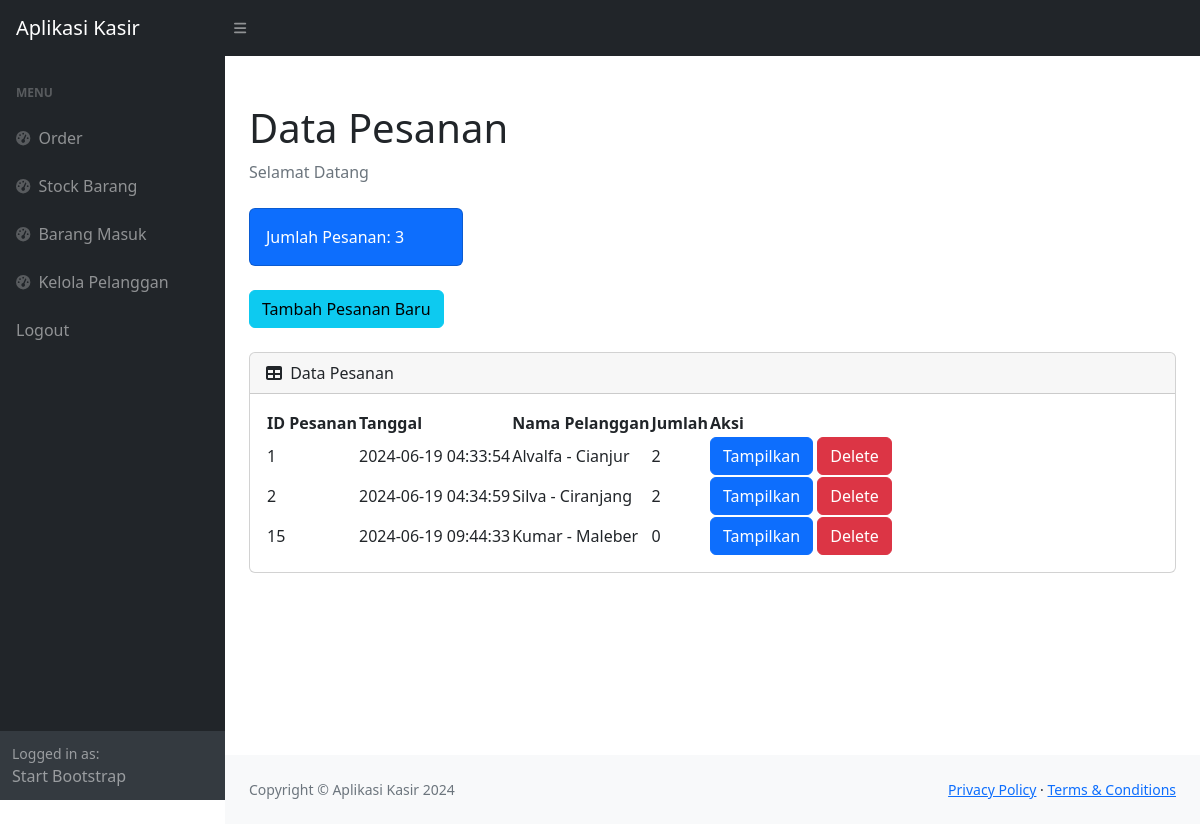
The app's page /index.php (signed in) with its own data.
### tables this page shows
CREATE TABLE `pesanan` (
  `id_pesanan` int(11) NOT NULL,
  `tanggal` timestamp NOT NULL DEFAULT current_timestamp() ON UPDATE current_timestamp(),
  `id_pelanggan` int(11) NOT NULL
);

CREATE TABLE `pelanggan` (
  `id_pelanggan` int(11) NOT NULL,
  `nama_pelanggan` varchar(30) NOT NULL,
  `no_telepon` varchar(15) NOT NULL,
  `alamat` text NOT NULL
);

### index.php (the view, shortened to what this page needs)
<?php
require 'ceklogin.php';
$h1 = mysqli_query($c, "select * from pesanan");
$h2 = mysqli_num_rows($h1);
?>
<!DOCTYPE html>
<html lang="en">
    <head>
        <link href="css/styles.css" rel="stylesheet" />
        <link href="https://cdn.datatables.net/1.10.20/css/dataTables.bootstrap4.min.css" rel="stylesheet"/>
    </head>
    <body class="sb-nav-fixed">
        <nav class="sb-topnav navbar navbar-expand navbar-dark bg-dark">
            <a class="navbar-brand ps-3" href="index.php">Aplikasi Kasir</a>
            <button class="btn btn-link btn-sm order-1 order-lg-0 me-4 me-lg-0" id="sidebarToggle" href="#!"><i class="fas fa-bars"></i></button>
        </nav>
        <div id="layoutSidenav">
            <div id="layoutSidenav_nav">
                <nav class="sb-sidenav accordion sb-sidenav-dark" id="sidenavAccordion">
                    <div class="sb-sidenav-menu">
                        <div class="nav">
                            <div class="sb-sidenav-menu-heading">Menu</div>
                            <a class="nav-link" href="index.php">
                                <div class="sb-nav-link-icon"><i class="fas fa-tachometer-alt"></i></div>
                                Order
                            </a>
                            <a class="nav-link" href="stock.php">
                                <div class="sb-nav-link-icon"><i class="fas fa-tachometer-alt"></i></div>
                                Stock Barang
                            </a>
                            <a class="nav-link" href="barangmasuk.php">
                                <div class="sb-nav-link-icon"><i class="fas fa-tachometer-alt"></i></div>
                                Barang Masuk
                            </a>
                            <a class="nav-link" href="pelanggan.php">
                                <div class="sb-nav-link-icon"><i class="fas fa-tachometer-alt"></i></div>
                                Kelola Pelanggan
                            </a>
                            <a class="nav-link" href="logout.php">
                                Logout
                            </a>
                        </div>
                    </div>
                    <div class="sb-sidenav-footer">
                        <div class="small">Logged in as:</div>
                        Start Bootstrap
                    </div>
                </nav>
            </div>
            <div id="layoutSidenav_content">
                <main>
                    <div class="container-fluid px-4">
                        <h1 class="mt-4">Data Pesanan</h1>
                        <ol class="breadcrumb mb-4">
                            <li class="breadcrumb-item active">Selamat Datang</li>
                        </ol>
                        <div class="row">
                            <div class="col-xl-3 col-md-6">
                                <div class="card bg-primary text-white mb-4">
                                    <div class="card-body">Jumlah Pesanan: <?=$h2;?></div>
                                </div>
                            </div>
                        </div>
                         <button type="button" class="btn btn-info mb-4" data-toggle="modal" data-target="#myModal">
                            Tambah Pesanan Baru
                        </button>
                        <div class="card mb-4">
                            <div class="card-header">
                                <i class="fas fa-table me-1"></i>
                                Data Pesanan
                            </div>
                            <div class="card-body">
                                <table id="datatablesSimple">
                                    <thead>
                                        <tr>
                                            <th>ID Pesanan</th>
                                            <th>Tanggal</th>
                                            <th>Nama Pelanggan</th>
                                            <th>Jumlah</th>
                                            <th>Aksi</th>
                                    </thead>
                                    <tbody>
                                    <?php
                                    $get = mysqli_query($c, "select * from pesanan p, pelanggan pl where p.id_pelanggan = pl.
                                    id_pelanggan");
                                    while($p=mysqli_fetch_array($get)){
                                    $id_pesanan = $p['id_pesanan'];
                                    $tanggal = $p['tanggal'];
                                    $nama_pelanggan = $p['nama_pelanggan'];
                                    $alamat = $p['alamat'];
                                    $hitung_jumlah = mysqli_query($c, "select * from detail_pesanan where id_pesanan='$id_pesanan'");
                                    $jumlah = mysqli_num_rows($hitung_jumlah);
                                    ?>
                                        <tr?>
                                            <td><?=$id_pesanan;?></td>
                                            <td><?=$tanggal;?></td>
                                            <td><?=$nama_pelanggan;?> - <?=$alamat;?></td>
                                            <td><?=$jumlah;?></td>
                                            <td>
                                                <a href="view.php?id_p=<?=$id_pesanan;?>" class="btn btn-primary" target="blank">Tampilkan</a>
                                                <button type="button" class="btn btn-danger" data-toggle="modal" data-target="#delete<?=$id_pesanan;?>">
                                                    Delete
                                                </button>
                                            </td>
                                    <?php
                                    };
                                    ?>
                                    </tbody>
                                </table>
                            </div>
                        </div>
                    </div>
                </main>
                <footer class="py-4 bg-light mt-auto">
                    <div class="container-fluid px-4">
                        <div class="d-flex align-items-center justify-content-between small">
                            <div class="text-muted">Copyright &copy; Aplikasi Kasir 2024</div>
                            <div>
                                <a href="#">Privacy Policy</a>
                                &middot;
                                <a href="#">Terms &amp; Conditions</a>
                            </div>
                        </div>
                    </div>
                </footer>
            </div>
        </div>
    </body>
</html>

### records on screen
pesanan: id_pesanan "1", tanggal "2024-06-19 04:33:54", id_pelanggan.nama_pelanggan "Alvalfa", id_pelanggan.alamat "Cianjur", jumlah "2"
pesanan: id_pesanan "2", tanggal "2024-06-19 04:34:59", id_pelanggan.nama_pelanggan "Silva", id_pelanggan.alamat "Ciranjang", jumlah "2"
pesanan: id_pesanan "15", tanggal "2024-06-19 09:44:33", id_pelanggan.nama_pelanggan "Kumar", id_pelanggan.alamat "Maleber", jumlah "0"

### other values on screen
$h2 "3"
